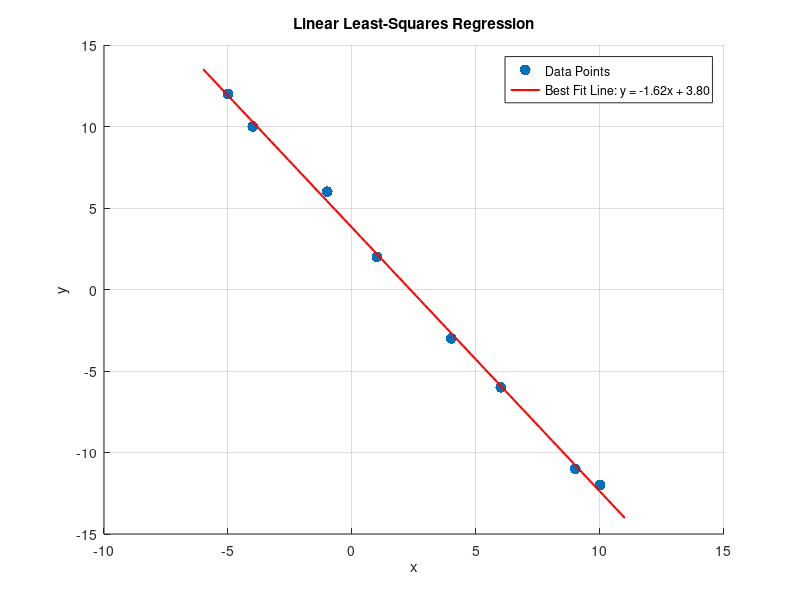

The MATLAB source for this figure:
% Given data
x = [-5, -4, -1, 1, 4, 6, 9, 10];
y = [12, 10, 6, 2, -3, -6, -11, -12];

% a) Determine coefficients m and b using polyfit (degree 1)
p = polyfit(x, y, 1);
m = p(1);
b = p(2);

fprintf('Slope (m) = %.4f\n', m);
fprintf('Y-Intercept (b) = %.4f\n', b);
fprintf('Best-fit equation: y = %.4fx + %.4f\n', m, b);

% b) Make a plot showing the function and the data points
figure;
scatter(x, y, 60, 'blue', 'filled', 'DisplayName', 'Data Points');
hold on;

% Generate smooth x-values for plotting the line
x_line = linspace(min(x) - 1, max(x) + 1, 100);
y_line = m * x_line + b;

plot(x_line, y_line, 'r-', 'LineWidth', 1.5, ...
    'DisplayName', sprintf('Best Fit Line: y = %.2fx + %.2f', m, b));

% Formatting the plot
grid on;
xlabel('x');
ylabel('y');
title('Linear Least-Squares Regression');
legend('Location', 'northeast');
hold off;
